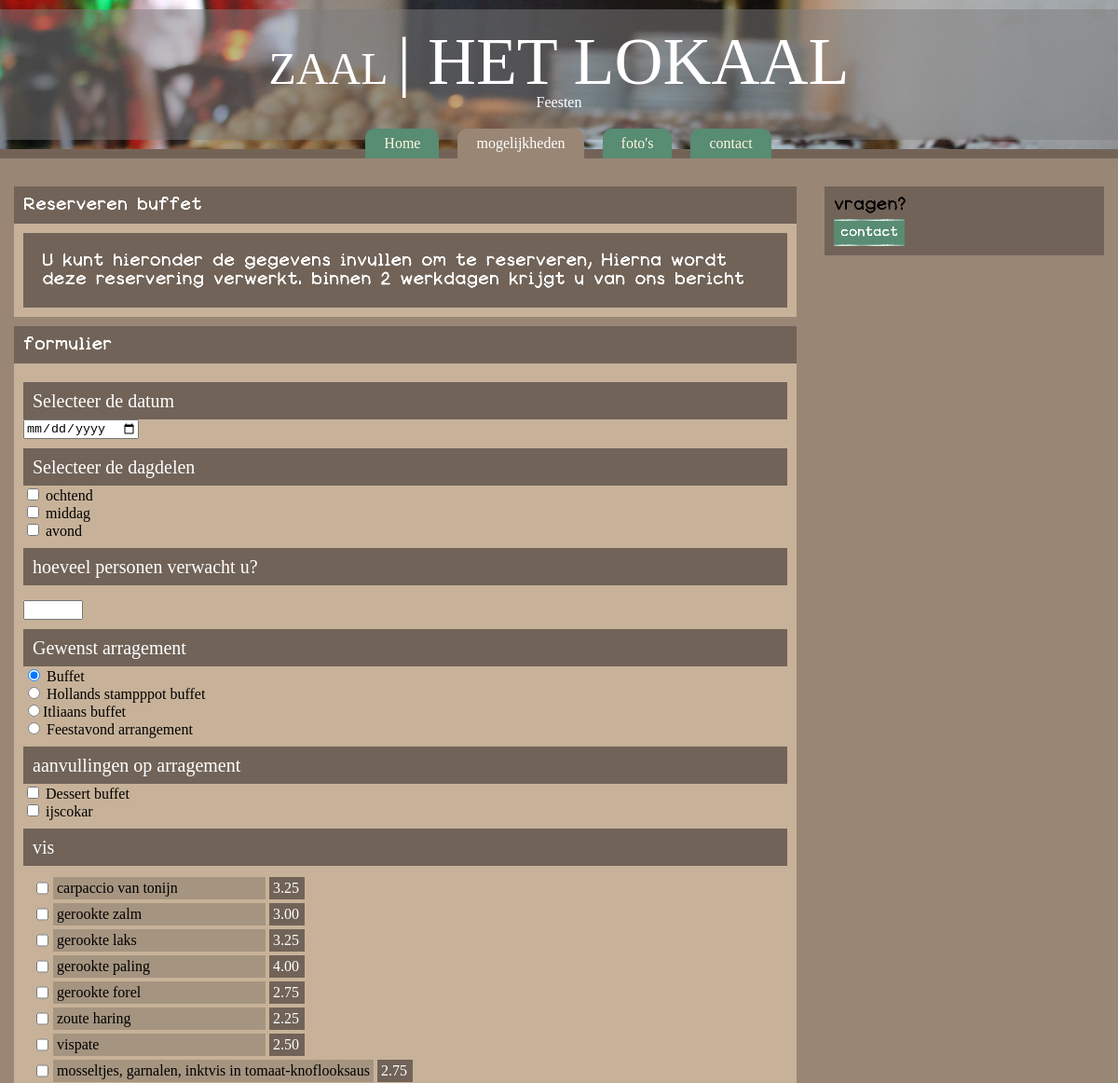
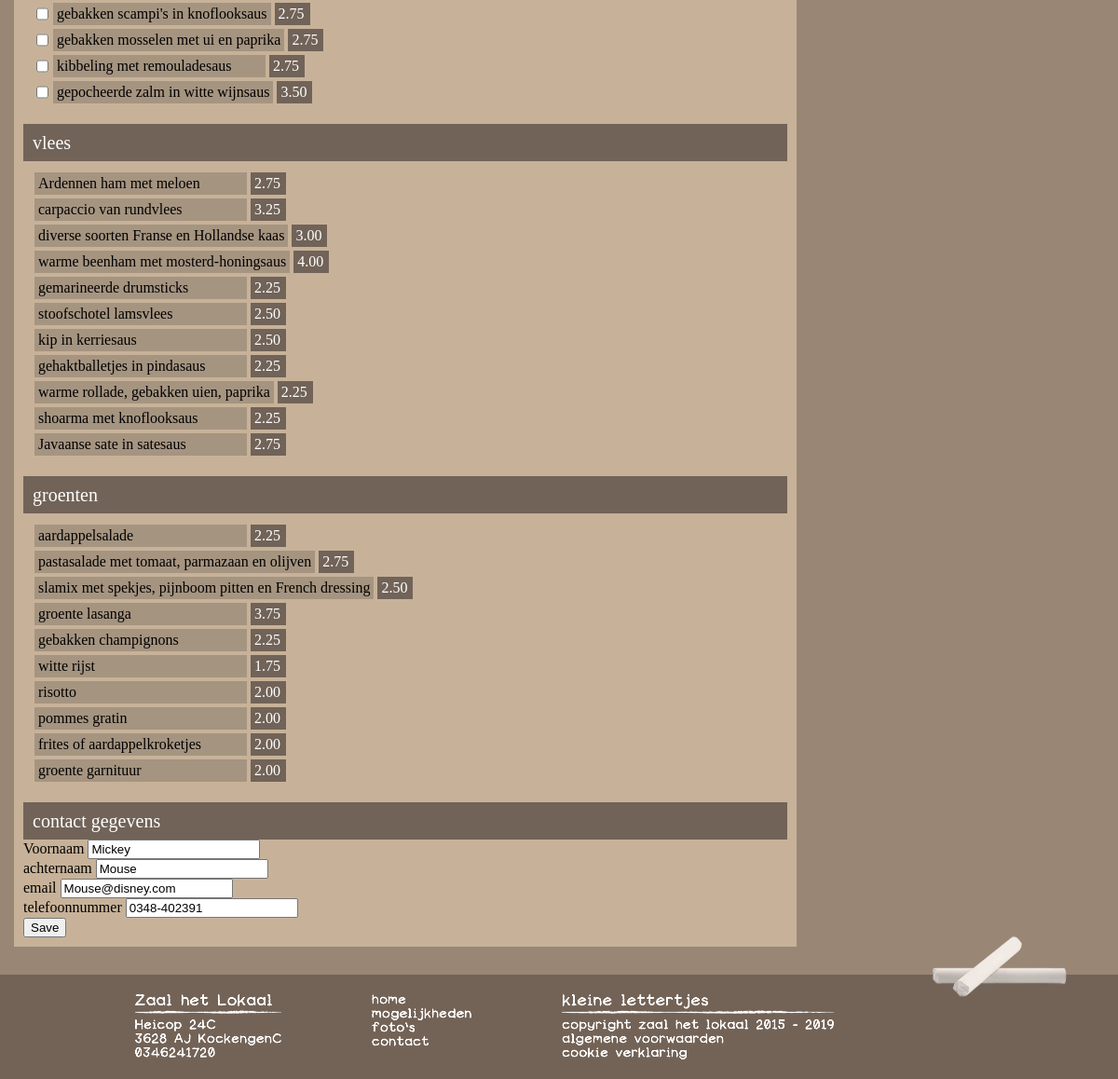
The app's page /reserveren.php?option=buffet with its own data (2 pictures, top to bottom).
### tables this page shows
CREATE TABLE IF NOT EXISTS `aanvulling` (
  `id` int(11) NOT NULL AUTO_INCREMENT,
  `aanvulling` text,
  `arragement` int(11) DEFAULT NULL,
  `prijs` decimal(10,2) DEFAULT NULL,
  `pakket` int(11) DEFAULT '0',
  `groep` varchar(50) DEFAULT 'nvt',
  PRIMARY KEY (`id`),
  UNIQUE KEY `id` (`id`)
);

### attributes/templates/form/aanvullingen-buffet.php (the view)
<section id="box2" class="activebox informatie-blok-container">
                <section class="information-box-title">
                    <p class="information-title" > vis   </p>
                </section>
                <section class="information-box">
                <?php
                require_once "./attributes/templates/dbcon.php";
                    $sql = "SELECT * FROM aanvulling WHERE groep='vis'";
                    $visqr = $db->query($sql);
                    if ($visqr->num_rows > 0) {
                        while($row = $visqr->fetch_assoc()) {
                            $aanvulling = $row["aanvulling"];
                            $prijs = $row["prijs"];
                            $idAanvulling = $row["id"];
                            ?>
                            <section class="prijs-tabel">
                            <input type="checkbox" name="arragamentPakketAanvulling[]" value="<?= $idAanvulling ?>"> <p class="information-naam"> <?= $aanvulling ?> </p> <p class="information-prijs-tabel">  <?= $prijs ?>  </p>
                            </section>
                            <?php
                        }
                    } else {
                        echo "geen vis aanvullingen gevonden";
                    }
                ?>
                </section>
                <section class="information-box-title">
                    <p class="information-title" > vlees   </p>
                </section>
                <section class="information-box">
                <?php
                    $sql = "SELECT * FROM aanvulling WHERE groep='vlees'";
                    $visqr = $db->query($sql);
                    if ($visqr->num_rows > 0) {
                        while($row = $visqr->fetch_assoc()) {
                            $aanvulling = $row["aanvulling"];
                            $prijs = $row["prijs"];
                            ?>
                            <section class="prijs-tabel">
                                <p class="information-naam"> <?= $aanvulling ?> </p> <p class="information-prijs-tabel">  <?= $prijs ?>  </p>
                            </section>
                            <?php
                        }
                    } else {
                        echo "geen vlees aanvullingen gevonden";
                    }
                ?>
                </section>
                <section class="information-box-title">
                    <p class="information-title" > groenten  </p>
                </section>
                <section class="information-box">
                <?php
                    $sql = "SELECT * FROM aanvulling WHERE groep='groen'";
                    $visqr = $db->query($sql);
                    if ($visqr->num_rows > 0) {
                        while($row = $visqr->fetch_assoc()) {
                            $aanvulling = $row["aanvulling"];
                            $prijs = $row["prijs"];
                            ?>
                            <section class="prijs-tabel">
                                <p class="information-naam"> <?= $aanvulling ?> </p> <p class="information-prijs-tabel">  <?= $prijs ?>  </p>
                            </section>
                            <?php
                        }
                    } else {
                        echo "geen vlees aanvullingen gevonden";
                    }
                ?>
                </section>
        </section>

### attributes/style.css (style rules this page uses)
.information-box { max-width: 1105px; padding: 10px; display: flex; flex-direction: column; justify-content: space-evenly; background-color: #C7B299; margin-bottom: 10px; font-family: Georgia, Palatino, Palatino Linotype, Times, Times New Roman, serif; }
.informatie-blok-container { display: none; height: fit-content; transition: all 1s; -webkit-transition: all 1s; }
.activebox { height: 0px; display: unset!important; }
.information-box-title { max-width: 1105px; display: flex; flex-direction: column; justify-content: space-evenly; background-color: #716358; color: #fff; margin-top: 10px; padding: 10px; }
.information-title { font-size: 20px; }
.prijs-tabel { display: flex; max-width: 800px; }
.information-naam { min-width: 220px; width: fit-content; padding: 4px; margin: 2px; background-color: rgb(165, 148, 128) }
.information-prijs-tabel { min-width: 30px; background-color: #716358; padding: 4px; margin: 2px; color: #fff; }

### records on screen
aanvulling: aanvulling "carpaccio van tonijn", prijs "3.25"
aanvulling: aanvulling "gerookte zalm", prijs "3.00"
aanvulling: aanvulling "gerookte laks", prijs "3.25"
aanvulling: aanvulling "gerookte paling", prijs "4.00"
aanvulling: aanvulling "gerookte forel", prijs "2.75"
aanvulling: aanvulling "zoute haring", prijs "2.25"
aanvulling: aanvulling "vispate", prijs "2.50"
aanvulling: aanvulling "mosseltjes, garnalen, inktvis in tomaat-knoflooksaus", prijs "2.75"
aanvulling: aanvulling "gebakken scampi's in knoflooksaus", prijs "2.75"
aanvulling: aanvulling "gebakken mosselen met ui en paprika", prijs "2.75"
aanvulling: aanvulling "kibbeling met remouladesaus", prijs "2.75"
aanvulling: aanvulling "gepocheerde zalm in witte wijnsaus", prijs "3.50"
aanvulling: aanvulling "Ardennen ham met meloen", prijs "2.75"
aanvulling: aanvulling "carpaccio van rundvlees", prijs "3.25"
aanvulling: aanvulling "diverse soorten Franse en Hollandse kaas", prijs "3.00"
aanvulling: aanvulling "warme beenham met mosterd-honingsaus", prijs "4.00"
aanvulling: aanvulling "gemarineerde drumsticks", prijs "2.25"
aanvulling: aanvulling "stoofschotel lamsvlees", prijs "2.50"
aanvulling: aanvulling "kip in kerriesaus", prijs "2.50"
aanvulling: aanvulling "gehaktballetjes in pindasaus", prijs "2.25"
aanvulling: aanvulling "warme rollade, gebakken uien, paprika", prijs "2.25"
aanvulling: aanvulling "shoarma met knoflooksaus", prijs "2.25"
aanvulling: aanvulling "Javaanse sate in satesaus", prijs "2.75"
aanvulling: aanvulling "aardappelsalade", prijs "2.25"
aanvulling: aanvulling "pastasalade met tomaat, parmazaan en olijven", prijs "2.75"
aanvulling: aanvulling "slamix met spekjes, pijnboom pitten en French dressing", prijs "2.50"
aanvulling: aanvulling "groente lasanga", prijs "3.75"
aanvulling: aanvulling "gebakken champignons", prijs "2.25"
aanvulling: aanvulling "witte rijst", prijs "1.75"
aanvulling: aanvulling "risotto", prijs "2.00"
aanvulling: aanvulling "pommes gratin", prijs "2.00"
aanvulling: aanvulling "frites of aardappelkroketjes", prijs "2.00"
aanvulling: aanvulling "groente garnituur", prijs "2.00"

### other values on screen
$option "buffet"
